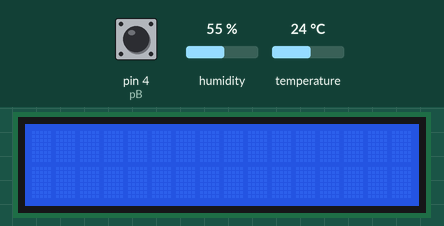
This sketch was run on a simulated Arduino Uno, built with avr-gcc and run on an emulated ATmega328P. Parts: 16×2 character LCD. The inputs (shaded band) are chosen by the test bench; at power-on: pin 4 (pB) HIGH, humidity 55 %, temperature 24 °C. What the sketch prints to the serial monitor is not drawn.

Above: at 1.6 s.
1.7 s: pin 4 (pB) pulled LOW for 0.15 s
At 2.9 s:
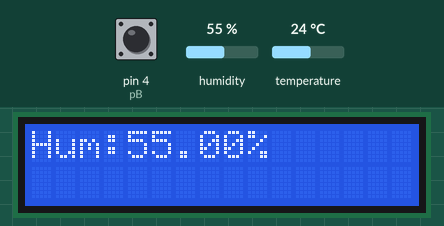
3.3 s: pin 4 (pB) pulled LOW for 1 s
At 4.7 s:
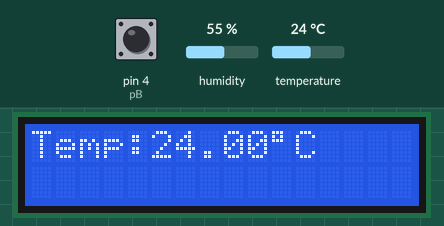
5.8 s: pin 4 (pB) pulled LOW for 0.15 s
At 7.1 s:
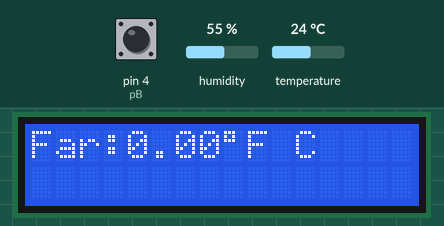
10.4 s: pin 4 (pB) pulled LOW for 3.2 s
At 10.8 s:
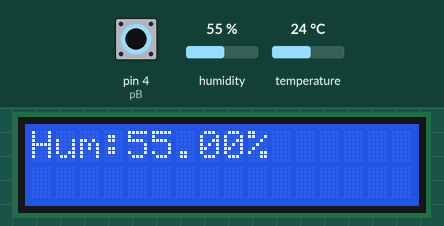
15.1 s: humidity set to 22 %
At 15.8 s:
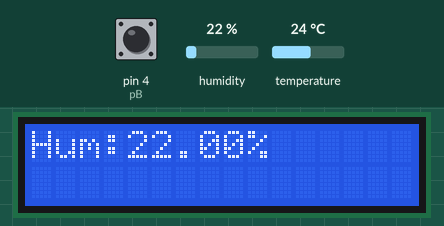
Timing chart, 0 to 17.6 s (numbered marks = the images above; inputs shaded):
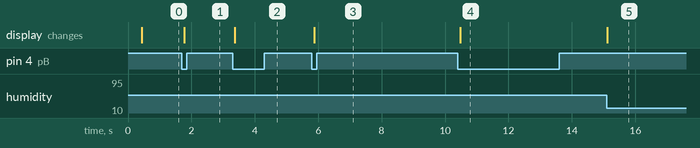

The sketch:

DHT_11_with_PushButton.ino
```cpp
// (licence header left out)
#include <Adafruit_Sensor.h>
#include <DHT.h>
#include <DHT_U.h>
#include <LiquidCrystal.h>
// intialize pins for the lcd
LiquidCrystal lcd(2,3,9,10,11,12);
const int pB = 4;// intialize Push Button at pin 4
int buttonState; // the current state of the input pin
int value = 0; // to store the number of time Pb has been pressed
float x;// to store and convert the degree temperature to Fahrenheit
int lastButtonState = HIGH; // the previous state of the inputpin
float temperature=0; // to store the event.temperaturen as float


#define DHTPIN 8     // Digital pin connected to the DHT sensor

// Uncomment the type of sensor in use:
#define DHTTYPE    DHT11     // DHT 11
// create the byte to print the degree sympol on lcd
byte customChar[8] = {
  B11100,
  B10100,
  B11100,
  B00000,
  B00000,
  B00000,
  B00000,
  B00000
};

DHT_Unified dht(DHTPIN, DHTTYPE);

uint32_t delayMS;

void setup() {
  Serial.begin(9600);
  // Initialize device.
  dht.begin();
  Serial.println(F("DHTxx Unified Sensor Example"));
  // Print temperature sensor details.
  sensor_t sensor;
  dht.temperature().getSensor(&sensor);
  Serial.println(F("------------------------------------"));
  Serial.println(F("Temperature Sensor"));
  Serial.print  (F("Sensor Type: ")); Serial.println(sensor.name);
  Serial.print  (F("Driver Ver:  ")); Serial.println(sensor.version);
  Serial.print  (F("Unique ID:   ")); Serial.println(sensor.sensor_id);
  Serial.print  (F("Max Value:   ")); Serial.print(sensor.max_value); Serial.println(F("°C"));
  Serial.print  (F("Min Value:   ")); Serial.print(sensor.min_value); Serial.println(F("°C"));
  Serial.print  (F("Resolution:  ")); Serial.print(sensor.resolution); Serial.println(F("°C"));
  Serial.println(F("------------------------------------"));
  // Print humidity sensor details.
  dht.humidity().getSensor(&sensor);
  Serial.println(F("Humidity Sensor"));
  Serial.print  (F("Sensor Type: ")); Serial.println(sensor.name);
  Serial.print  (F("Driver Ver:  ")); Serial.println(sensor.version);
  Serial.print  (F("Unique ID:   ")); Serial.println(sensor.sensor_id);
  Serial.print  (F("Max Value:   ")); Serial.print(sensor.max_value); Serial.println(F("%"));
  Serial.print  (F("Min Value:   ")); Serial.print(sensor.min_value); Serial.println(F("%"));
  Serial.print  (F("Resolution:  ")); Serial.print(sensor.resolution); Serial.println(F("%"));
  Serial.println(F("------------------------------------"));
  // Set delay between sensor readings based on sensor details.
  //delayMS = sensor.min_delay / 1000;
  //initialize lcd display
  lcd.begin(16, 2);
  lcd.createChar(0,customChar); // to create the character degree for pcd
  pinMode(pB, INPUT_PULLUP); // to intialize the PB as inputPull up


}

void loop() {
  // Delay between measurements.
  //delay(delayMS);
  // Get temperature event and print its value.
  sensors_event_t event;
  dht.temperature().getEvent(&event);
  if (isnan(event.temperature)) {
    Serial.println(F("Error reading temperature!"));


  }
  else {
    Serial.print(F("Temperature: "));
    Serial.print(event.temperature);
    Serial.println(F("°C"));
temperature = event.temperature;
  }
  // Get humidity event and print its value.
  dht.humidity().getEvent(&event);
  if (isnan(event.relative_humidity)) {
    Serial.println(F("Error reading humidity!"));

  }
  else {
    Serial.print(F("Humidity: "));
    Serial.print(event.relative_humidity);
    Serial.println(F("%"));

  }
   buttonState = digitalRead(pB);
  if (buttonState == LOW && lastButtonState == HIGH) { // Check if button was just pressed
  delay(50);
  buttonState = digitalRead(pB);
 if (buttonState == LOW) {
   value++;
 if (value > 3) {
   value = 1;
 x = (event.temperature*9/5)+32.0;
 }
 }
  }
  lastButtonState = buttonState;

    switch (value) {
  // case 1 display humnidity
     case 1:
     lcd.setCursor(0,0);
     lcd.print(F("Hum:"));
     lcd.print(event.relative_humidity);
     lcd.print(F("%"));
     lcd.print("  ");
     break ;
     // case 2 display the degree temperature
     case 2:
     lcd.setCursor(0,0);
     lcd.print(F("Temp:"));
     lcd.print(temperature);
     lcd.write((byte)0);
     lcd.print(F("C"));
     lcd.print("  ");
     break ;
 // case 3 print the Fahrenheit degree
     case 3:
     lcd.setCursor(0,0);
     lcd.print("Far:");
     lcd.print(x);
     lcd.write((byte)0);
     lcd.print("F");
     lcd.print(" ");
   }
  }
```

Measured:
- after the input at 1.7 s, the display: changes after 0.08 s (image 1)
- after the input at 3.3 s, the display: changes after 0.06 s (image 2)
- after the input at 5.8 s, the display: changes after 0.08 s (image 3)
- after the input at 10.4 s, the display: changes after 0.08 s (image 4)
- after the input at 15.1 s, the display: changes at once (image 5)
